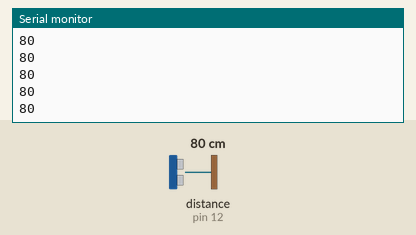
This sketch was run on a simulated Arduino Uno, built with avr-gcc and run on an emulated ATmega328P. Parts: the last lines printed to the serial monitor. Wiring (inferred from the names in the program): ultrasonic range finder: trigger pin 12; echo pin 12. The inputs (shaded band) are chosen by the test bench; at power-on: distance to the obstacle (sensor on pin 12) 80 cm. The echo pulse lasts 58.3 µs per cm.

Above: at 1.2 s.
1.3 s: distance to the obstacle (sensor on pin 12) set to 2 cm
At 1.48 s:
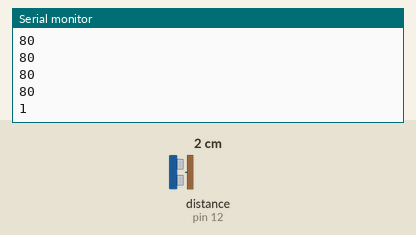
2.8 s: distance to the obstacle (sensor on pin 12) set to 4 cm
At 2.89 s:
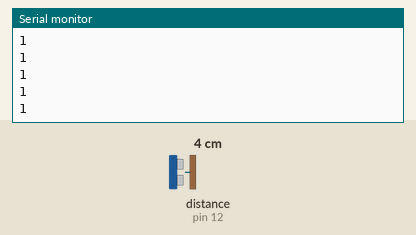
Timing chart, 0 to 5.8 s (numbered marks = the images above; inputs shaded):
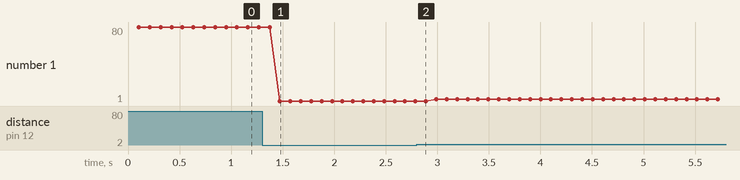

Measured:
- after the input at 1.3 s, the serial monitor: prints a new line after 0.17 s (image 1)
- plotted number 1: 80 → 1 after the input at 1.3 s, 1 → 3 after the input at 2.8 s

The sketch:

ping.ino
```cpp
#define pinoUltrasonico 12 //pino de sinal

void setup(){//parte do código que rodará uma vez no começo
  Serial.begin(9600);//inicia o console serial do Arduino
}
void loop(){//parte que estará em repetição
  Serial.println(ultra());//print do valor do ultrassom
}
```

ultrasonico.ino
```cpp
int ultra() {//definição da função ultra com retorno

  pinMode(pinoUltrasonico, OUTPUT);//torna o pino como saida
  digitalWrite(pinoUltrasonico, LOW);
  delayMicroseconds(2);
  digitalWrite(pinoUltrasonico, HIGH);
  delayMicroseconds(5);
  digitalWrite(pinoUltrasonico, LOW);
  pinMode(pinoUltrasonico, INPUT);//torna o pino como entrada

  long duration = pulseIn(pinoUltrasonico, HIGH);

  long cm = microsecondsToCentimeters(duration);
  delay(100);

  return cm; //retorna a distância
}


long microsecondsToCentimeters(long microseconds) {
  return microseconds / 29 / 2;
}
```
